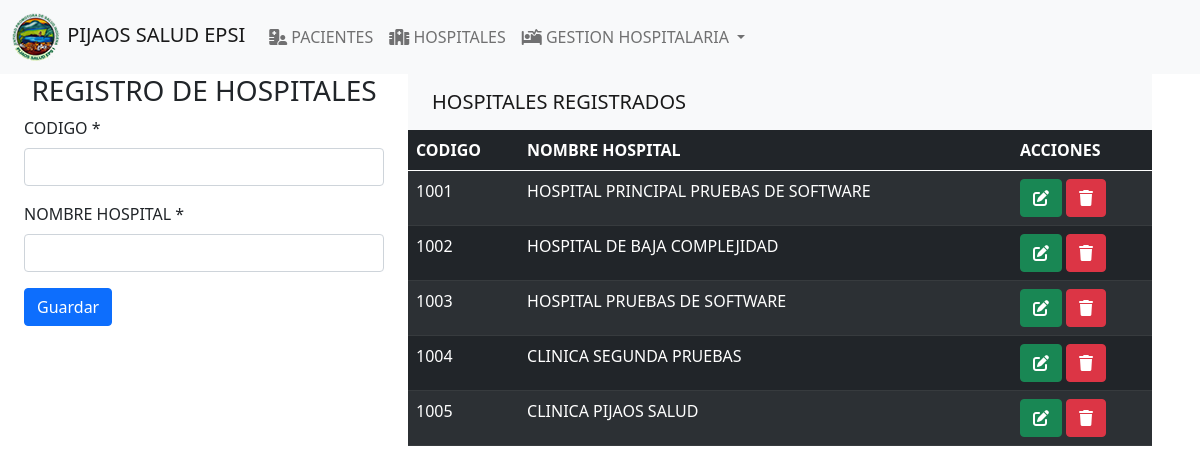
The app's page /vistas/HOSPITALES/home_hospital.php with its own data.
### tables this page shows
CREATE TABLE `hospitales` (
  `COD_HOSPITAL` int(11) NOT NULL,
  `NOMBRE_HOSPITAL` varchar(75) NOT NULL
);

### modelo/execute.php (called while the page is built, shortened)
<?php
class Gestor extends Conexion
{
    public function ListarHospitales()
    {
        $conn = Conexion::abrir_conexion();
        $sql = "SELECT * FROM hospitales";
        $resultado = $conn->prepare($sql);
        $resultado->execute();
        $filas = $resultado->fetchAll(PDO::FETCH_ASSOC);
        return $filas;
    }
}

### controlador/controlador.php (called while the page is built, shortened)
<?php
class Controlador
{
	public function ListarHospitales()
	{
		$gestor = new Gestor();
		$result = $gestor->ListarHospitales();
		return $result;
	}
}

### vistas/HOSPITALES/home_hospital.php (the view, shortened to what this page needs)
<?php
require_once("vistas/principal.php");
?>
<div class="container-fluid row">
<form class="col-4" method="POST" action="?view=InsertHospital">
    <h3 class="text-center text-sexondary">REGISTRO DE HOSPITALES</h3>
    <div class="mb-3">
        <label for="" class="form-label">CODIGO *</label>
        <input type="text" class="form-control" name="CODIGO">
    </div>
    <div class="mb-3">
        <label for="" class="form-label">NOMBRE HOSPITAL *</label>
        <input type="text" class="form-control" name="NOMBRE_HOSPITAL" onkeyup="javascript:this.value = this.value.toUpperCase();" autocomplete="off">
    </div>
    <button type="submit" class="btn btn-primary" name="btnregistrar">Guardar</button>
</form>
<div class="col-8">
<nav class="navbar navbar-light bg-light">
  <div class="container-fluid">
    <a class="navbar-brand">HOSPITALES REGISTRADOS</a>
  </div>
</nav>
<table class="table table-dark table-striped">
    <thead>
        <tr>
            <th scope="col">CODIGO</th>
            <th scope="col">NOMBRE HOSPITAL</th>
            <th scope="col">ACCIONES</th>
        </tr>
    </thead>
    <tbody>
    <?php
        if(class_exists("Controlador")){
        $controlador = new Controlador();
        $users = $controlador->ListarHospitales();
        foreach ($users as $user) {
        ?>
            <td><?php echo $user['COD_HOSPITAL'];?></td>
            <td><?php echo $user['NOMBRE_HOSPITAL'];?></td>
            <td>
                <a href="?view=edit_hospital&COD_HOSPITAL_UPDATE=<?php echo $user['COD_HOSPITAL'] ?>" role="link" class="btn btn-small btn-success"><i class="fa-solid fa-pen-to-square"></i></a>
                <a href="?view=comfirmar_eliminar_hospitales&COD_HOSPITAL_DELETE=<?php echo $user['COD_HOSPITAL'] ?>" class="btn btn-small btn-danger">
                <i class="fa-solid fa-trash"></i></a>
            </td>
        <?php
        }
    }
    ?>
    </tbody>
</table>
</div>
</div>

### public/css/estilos.css (style rules this page uses)
html, body { width: 100%; height: 100%; background: rgb(255, 255, 255); }
* { margin: 0; padding: 0; }

### records on screen
hospitales: COD_HOSPITAL "1001", NOMBRE_HOSPITAL "HOSPITAL PRINCIPAL PRUEBAS DE SOFTWARE"
hospitales: COD_HOSPITAL "1002", NOMBRE_HOSPITAL "HOSPITAL DE BAJA COMPLEJIDAD"
hospitales: COD_HOSPITAL "1003", NOMBRE_HOSPITAL "HOSPITAL PRUEBAS DE SOFTWARE"
hospitales: COD_HOSPITAL "1004", NOMBRE_HOSPITAL "CLINICA SEGUNDA PRUEBAS"
hospitales: COD_HOSPITAL "1005", NOMBRE_HOSPITAL "CLINICA PIJAOS SALUD"
